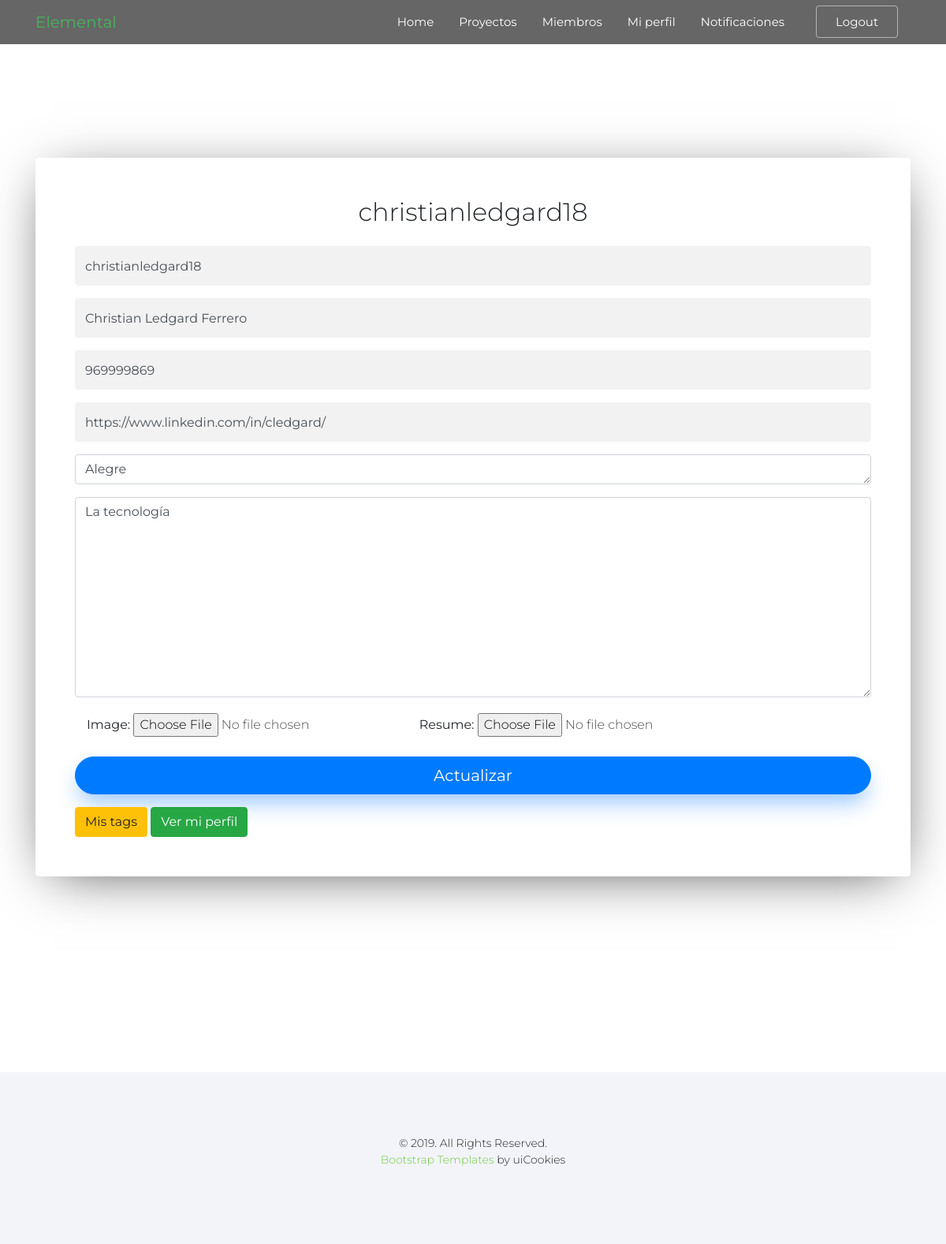
The page /members/update-user/ (signed in) on the database its author committed.
### members/models.py (models this page shows, shortened)
class Member(models.Model):
    user = models.OneToOneField(User, on_delete=models.CASCADE)
    slug = models.IntegerField(unique=True)
    name = models.CharField(max_length=100)
    start_date = models.DateTimeField("date created", auto_now_add=True)
    summary = models.CharField(max_length=140, blank=True)
    description = models.TextField(blank=True)
    linkedin = models.CharField(max_length=256, blank=True)
    phone = models.CharField(max_length=15, blank=True)
    image = models.ImageField(upload_to="img/people", blank=True, validators=[validate_file_size])
    resume = models.FileField(upload_to="docs/resume", blank=True, validators=[validate_file_size])
    class Meta:
        ordering = ['-slug']

### members/views.py (the view)
# urls.py: path('update-user/', update_user, name='update-user'),
@login_required
def update_user(request):
    if request.method == 'POST':
        user = get_user(request)
        username = request.POST['username']
        member = Member.objects.filter(user=user)
        user.username = username
        user.save()
        member.update(
            name=request.POST['name'],
            summary=request.POST['summary'],
            description=request.POST['description'],
            phone=request.POST['phone'],
            linkedin=request.POST['linkedin'],
        )
        member = member[0]
        form = MemberFileForm(request.POST, request.FILES, instance=member)
        if form.is_valid():
            form.save()
            print(form)
            messages.success(request, 'Se actualizó los archivos del usuario.')
        messages.success(request, 'Se actualizó la información del usuario.')
        return redirect('members:update-user')
    else:
        user = get_user(request)
        member = Member.objects.get(user=user)
        form = MemberFileForm()
        context = {
            'member': member,
            'form': form,
        }
        return render(request, 'members/miembro_editar.html', context)

### members/forms.py
class MemberFileForm(ModelForm):
    class Meta:
        model = Member
        fields = ['image', 'resume']

### notes/models.py (called while the page is built)
def has_notifications(self):
    petitions = Petition.objects.filter(receiver=self)
    notifications = Notification.objects.filter(receiver=self)
    counter = petitions.count() + notifications.count()
    if counter == 0:
        return False
    else:
        return True

### templates/members/miembro_editar.html (shortened to what this page needs)
{% extends "base.html" %}
{% block content %}
{% if member.name %}
<div style="margin-top: 200px; margin-bottom: 200px;" class="container">
<form action="{% url 'members:update-user'%}" method="POST" class="bg-white rounded pb_form_v1" enctype="multipart/form-data">
    <h2 class="mb-4 mt-0 text-center">{{ user.get_username }}</h2>
    <div class="form-group">
      <input type="text" class="form-control pb_height-50 reverse" name="username" value="{{user.get_username}}" maxlength="100" placeholder="Nombre de Usuario">
    </div>
    <div class="form-group">
        <input type="text" class="form-control pb_height-50 reverse" value="{{member.name}}" name="name" maxlength="100" placeholder="Nombre">
    </div>
    <div class="form-group">
      <input type="tel" class="form-control pb_height-50 reverse" value="{{member.phone}}" name="phone" maxlength="15" placeholder="Celular">
  </div>
  <div class="form-group">
    <input type="text" class="form-control pb_height-50 reverse" value="{{member.linkedin}}" name="linkedin" maxlength="256" placeholder="Perfil de Linkedin">
</div>
    <div class="form-group">
        <textarea cols="30" rows="1" class="form-control" name="summary" maxlength="140" placeholder="Algo corto sobre ti...">{{member.summary}}</textarea>
      </div>
      <div class="form-group">
        <textarea cols="30" rows="10" class="form-control" name="description" placeholder="¿Cuál es tu historia?">{{member.description}}</textarea>
      </div>
      <div style="margin-top: 20px; margin-bottom: 20px;" class="container">
      {{ form }}
    </div>
      <div class="form-group">
        <input type="submit" class="btn btn-primary btn-lg btn-block pb_btn-pill  btn-shadow-blue" value="Actualizar">
    </div>
    <a href="{% url 'members:add-tags' designation='intereses' category='computacion' %}" class="btn btn-warning">
      Mis tags
    </a>
    <a href="{{ user.get_absolute_url }}" class="btn btn-success">
      Ver mi perfil
    </a>
</form>
</div>
{% endif %}
{% endblock content %}

### static/css/style.css (style rules this page uses)
.pb_form_v1 { padding: 50px; -webkit-box-shadow: 1px 11px 68px -20px rgba(0, 0, 0, 0.75); -moz-box-shadow: 1px 11px 68px -20px rgba(0, 0, 0, 0.75); box-shadow: 1px 11px 68px -20px rgba(0, 0, 0, 0.75); }
input, select, textarea { font-weight: 300; color: rgba(0, 0, 0, 0.7); }
.form-control.reverse { background: #f2f2f2; -webkit-transition: .3s all ease; -o-transition: .3s all ease; transition: .3s all ease; border-color: #f2f2f2; }
.btn-shadow-blue { -webkit-box-shadow: 0px 15px 28px -5px rgba(29, 130, 255, 0.45); -moz-box-shadow: 0px 15px 28px -5px rgba(29, 130, 255, 0.45); box-shadow: 0px 15px 28px -5px rgba(29, 130, 255, 0.45); }
.pb_btn-pill { border-radius: 50px; padding-left: 40px; padding-right: 40px; }
html { overflow-x: hidden; font-size: 1em; }
body { font-family: "Montserrat", Arial, sans-serif; }
input, textarea, p { font-weight: 300; }
h1, h2, h3, h4, h5, h6 { font-weight: 300 !important; }
a { -webkit-transition: .3s all ease; -o-transition: .3s all ease; transition: .3s all ease; }

### static/css/landing-2.css (style rules this page uses)
body { overflow-x: hidden; }

### rows shown on the page
Member: name "Christian Ledgard Ferrero", phone "969999869", linkedin "https://www.linkedin.com/in/cledgard/", summary "Alegre", description "La tecnología"

### other values the page prints
{{ user.get_username }} "christianledgard18"
